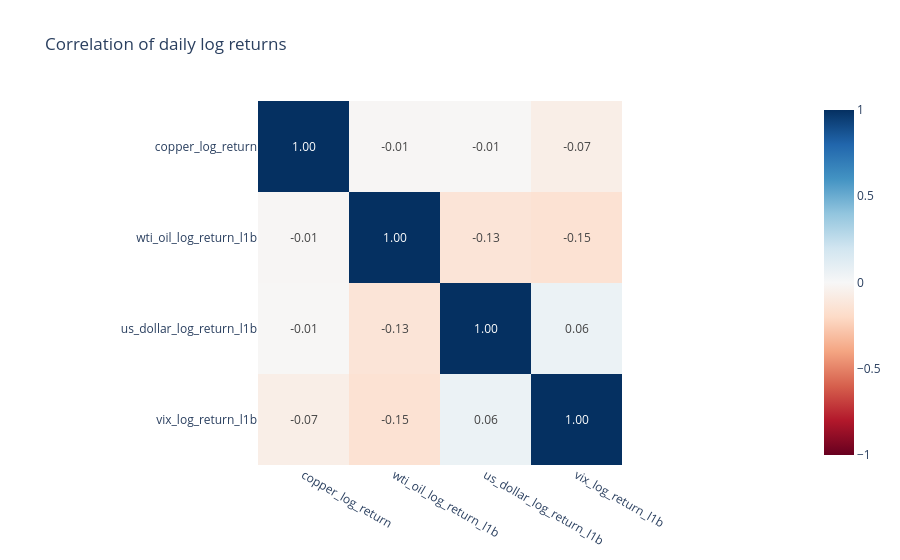

The code cell stored with this chart in its notebook:
### Markdown cell above
## Related Daily Markets: Exploratory Correlations

Oil, the US dollar, and market volatility can move alongside copper. This section compares their *past daily changes* with copper's past daily changes. Correlation is only a pattern in the data; it does not prove that one market causes another.

### Code cell
import warnings

from aieng.forecasting.data.features import (
    StaticFrameAdapter,
    apply_one_business_day_feature_lag,
    to_log_return_feature,
)


COVARIATE_TICKERS = {
    "wti_oil_log_return_l1b": ("CL=F", "WTI oil"),
    "us_dollar_log_return_l1b": ("DX-Y.NYB", "US dollar index"),
    "vix_log_return_l1b": ("^VIX", "VIX market-volatility index"),
}

covariate_service = DataService()
covariate_frames: dict[str, pd.DataFrame] = {}

if not LOAD_YAHOO_COVARIATES:
    print("Yahoo covariates are off. Set LOAD_YAHOO_COVARIATES = True to load them.")
else:
    for series_id, (ticker, label) in COVARIATE_TICKERS.items():
        try:
            close_frame = YFinanceDailyAdapter(
                ticker,
                field="Adj Close",
                start=YAHOO_START,
                cache_dir=YAHOO_CACHE_DIR,
            ).fetch()
            feature_frame = apply_one_business_day_feature_lag(to_log_return_feature(close_frame))
            covariate_service.register(
                series_id,
                StaticFrameAdapter(feature_frame),
                SeriesMetadata(
                    series_id=series_id,
                    description=f"{label} close-to-close log return, lagged one business day",
                    source=f"Yahoo Finance ({ticker}), derived",
                    units="log return",
                    frequency="B",
                ),
            )
            covariate_frames[series_id] = feature_frame
        except (RuntimeError, ValueError, KeyError) as exc:
            warnings.warn(f"Skipping {label} ({ticker}): {exc}", stacklevel=1)

return_panel = copper[["daily_log_return"]].rename(columns={"daily_log_return": "copper_log_return"})
for series_id, feature_frame in covariate_frames.items():
    feature_series = feature_frame.set_index("timestamp")["value"].rename(series_id)
    return_panel = return_panel.join(feature_series, how="inner")

correlation_matrix = return_panel.corr()
print(f"Available covariates: {len(covariate_frames)}")
print(f"Rows used for joint correlation: {len(return_panel):,}")
display(correlation_matrix.round(3))

if correlation_matrix.shape[0] > 1:
    correlation_figure = px.imshow(
        correlation_matrix,
        text_auto=".2f",
        zmin=-1,
        zmax=1,
        color_continuous_scale="RdBu",
        title="Correlation of daily log returns",
    )
    correlation_figure.show()

### Figure 1 — Plotly figure (JSON) as saved in the notebook; plotly's stock layout.template omitted (floating-point values rounded to 4 significant figures)
{"data": [{"coloraxis": "coloraxis", "hovertemplate": "x: %{x}<br>y: %{y}<br>color: %{z}<extra></extra>", "name": "0", "texttemplate": "%{z:.2f}", "type": "heatmap", "x": ["copper_log_return", "wti_oil_log_return_l1b", "us_dollar_log_return_l1b", "vix_log_return_l1b"], "xaxis": "x", "y": ["copper_log_return", "wti_oil_log_return_l1b", "us_dollar_log_return_l1b", "vix_log_return_l1b"], "yaxis": "y", "z": [[1.0, -0.01177, -0.009379, -0.06624], [-0.01177, 1.0, -0.1345, -0.1519], [-0.009379, -0.1345, 1.0, 0.06097], [-0.06624, -0.1519, 0.06097, 1.0]]}], "layout": {"coloraxis": {"autocolorscale": false, "cmax": 1, "cmin": -1, "colorscale": [[0, "rgb(103,0,31)"], [0.1, "rgb(178,24,43)"], [0.2, "rgb(214,96,77)"], [0.3, "rgb(244,165,130)"], [0.4, "rgb(253,219,199)"], [0.5, "rgb(247,247,247)"], [0.6, "rgb(209,229,240)"], [0.7, "rgb(146,197,222)"], [0.8, "rgb(67,147,195)"], [0.9, "rgb(33,102,172)"], [1, "rgb(5,48,97)"]]}, "title": {"text": "Correlation of daily log returns"}, "xaxis": {"anchor": "y", "constrain": "domain", "domain": [0, 1], "scaleanchor": "y"}, "yaxis": {"anchor": "x", "autorange": "reversed", "constrain": "domain", "domain": [0, 1]}}}
